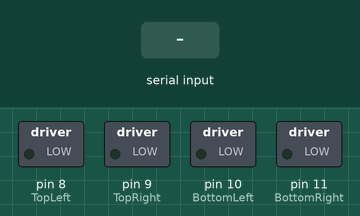
Simulated run of this sketch. Board: Arduino Uno, built with avr-gcc and run on an emulated ATmega328P. Shown: switched loads named in the sketch (green lamp = pin HIGH). The test bench sets the inputs (shaded band).

Above: at 1.2 s.
1.3 s: "F" received over Serial
At 1.9 s:
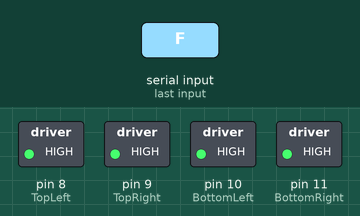
2.8 s: "L" received over Serial
At 4.0 s:
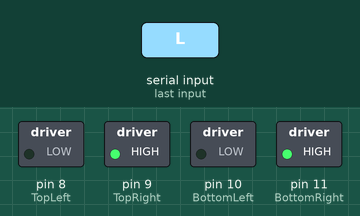
4.3 s: "R" received over Serial
At 5.4 s:
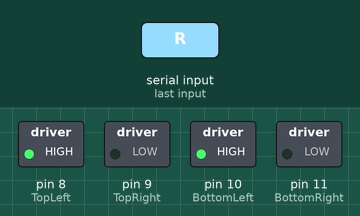
5.8 s: "S" received over Serial
At 6.5 s:
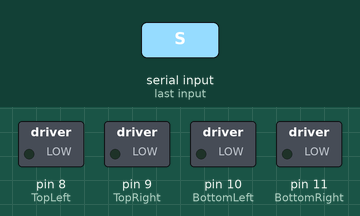
Timing chart, 0 to 8.3 s (numbered marks = the images above; inputs shaded):
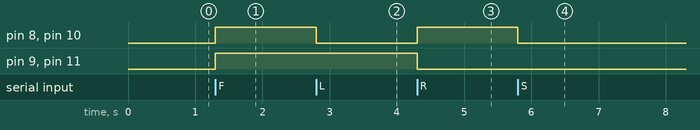

Measured:
- after the input at 1.3 s, pin 8 (TopLeft), pin 9 (TopRight), pin 10 (BottomLeft), pin 11 (BottomRight): LOW → HIGH at once
- after the input at 2.8 s, pin 8 (TopLeft), pin 10 (BottomLeft): HIGH → LOW at once
- after the input at 4.3 s, pin 8 (TopLeft), pin 10 (BottomLeft): LOW → HIGH at once; pin 9 (TopRight), pin 11 (BottomRight): HIGH → LOW at once
- after the input at 5.8 s, pin 8 (TopLeft), pin 10 (BottomLeft): HIGH → LOW at once

The sketch:

ArduinoPart.ino
```cpp
//ByNick

/*⢰⣶⣶⣦⡀⠀⠀⠀⠀⢰⣶⣶⡆⠀⠀⠀⠀⢀⣴⣶⣶⡆
  ⢸⣿⣿⣿⣿⣦⠀⠀⠀⠸⠿⠿⠇⠀⠀⠀⣴⣿⣿⣿⣿⡇
  ⢸⣿⣿⣏⠙⢿⣷⣄⠀⢠⣤⣤⡄⠀⣠⣾⡿⠋⢸⣿⣿⡇
  ⢸⣿⣿⡇⠀⠀⠹⣿⣶⣸⣿⣿⣇⣶⣿⠏⠀⠀⢸⣿⣿⡇
  ⢸⣿⣿⣇⠀⣀⣀⠈⢿⣿⣿⣿⣿⡿⠁⣀⣀⠀⢸⣿⣿⡇
  ⢸⣿⣿⡇⣾⡟⠁⠀⠀⣹⣿⣿⣏⠀⠀⠈⢻⣷⢸⣿⣿⡇
  ⢸⣿⣿⣷⣿⠁⠀⢀⣼⣿⣿⣿⣿⣷⡀⠀⠈⣿⣾⣿⣿⡇
  ⢸⣿⣿⣿⣿⡀⣰⣿⠿⢹⣿⣿⡏⠿⣿⣆⢀⣿⣿⣿⣿⡇
  ⢸⣿⣿⡇⣿⣿⡿⠋⠀⢸⣿⣿⡇⠀⠙⢿⣿⣿⢸⣿⣿⡇
  ⢸⣿⣿⣿⣿⠿⣿⣦⣀⢸⣿⣿⡇⣀⣴⣿⠿⣿⣿⣿⣿⡇
  ⠸⠿⠿⠟⠁⠀⠈⠙⠻⠿⠿⠿⠿⠟⠋⠁⠀⠈⠻⠿⠿⠇
 */
//wheels:
const int TopLeft = 8;
const int TopRight = 9;
const int BottomLeft = 10;
const int BottomRight = 11;

int incomingByte;

void setup() {

  Serial.begin(9600);

  pinMode(TopLeft, OUTPUT);
  pinMode(TopRight, OUTPUT);
  pinMode(BottomLeft, OUTPUT);
  pinMode(BottomRight, OUTPUT);

}

void loop() {

  if (Serial.available()) {

    incomingByte = Serial.read();

    if (incomingByte == 'S') {
      Stop();
    }
    else if (incomingByte == 'F') {
      Forward();
    }
    else if (incomingByte == 'L') {
      Left();
    }
    else if (incomingByte == 'R') {
      Right();
    }
}}

void Forward(){

  digitalWrite(TopLeft,HIGH);
  digitalWrite(TopRight,HIGH);
  digitalWrite(BottomLeft,HIGH);
  digitalWrite(BottomRight,HIGH);

}
void Left(){

  digitalWrite(TopLeft,LOW);
  digitalWrite(TopRight,HIGH);
  digitalWrite(BottomLeft,LOW);
  digitalWrite(BottomRight,HIGH);

}
void Right(){

  digitalWrite(TopLeft,HIGH);
  digitalWrite(TopRight,LOW);
  digitalWrite(BottomLeft,HIGH);
  digitalWrite(BottomRight,LOW);

}
void Stop(){

  digitalWrite(TopLeft,LOW);
  digitalWrite(TopRight,LOW);
  digitalWrite(BottomLeft,LOW);
  digitalWrite(BottomRight,LOW);

}
```
